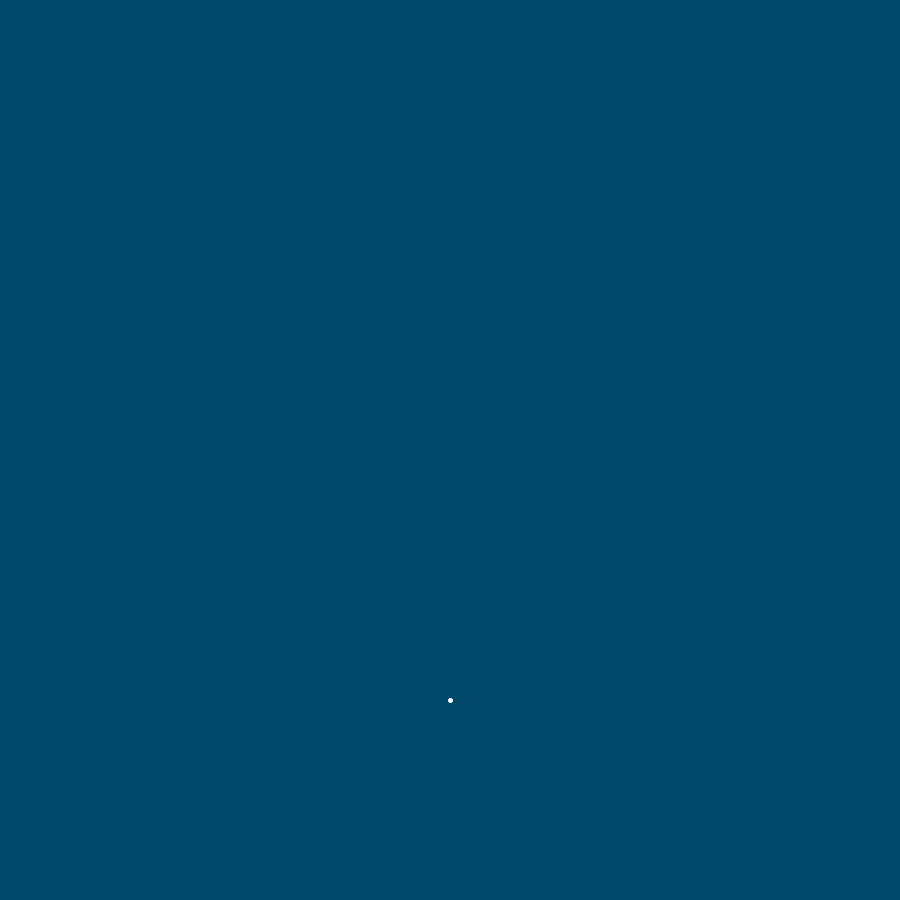
Frame 1 (no input)
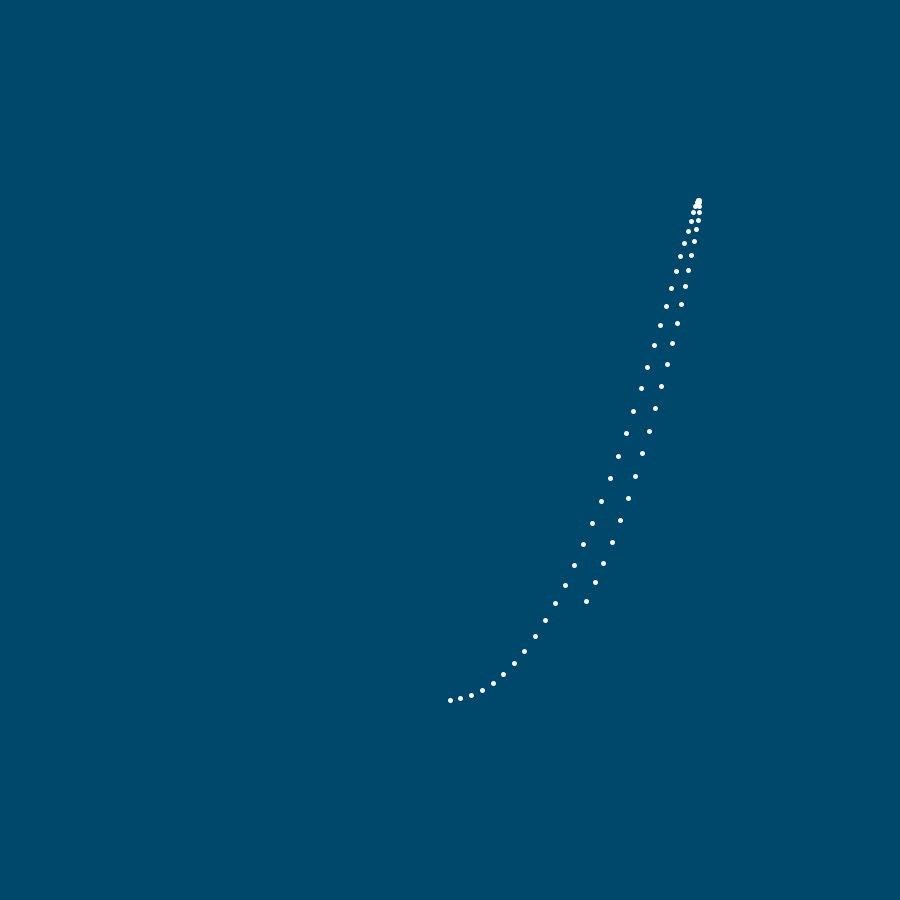
Frame 60 (the mouse pressed at the canvas centre just before this capture)
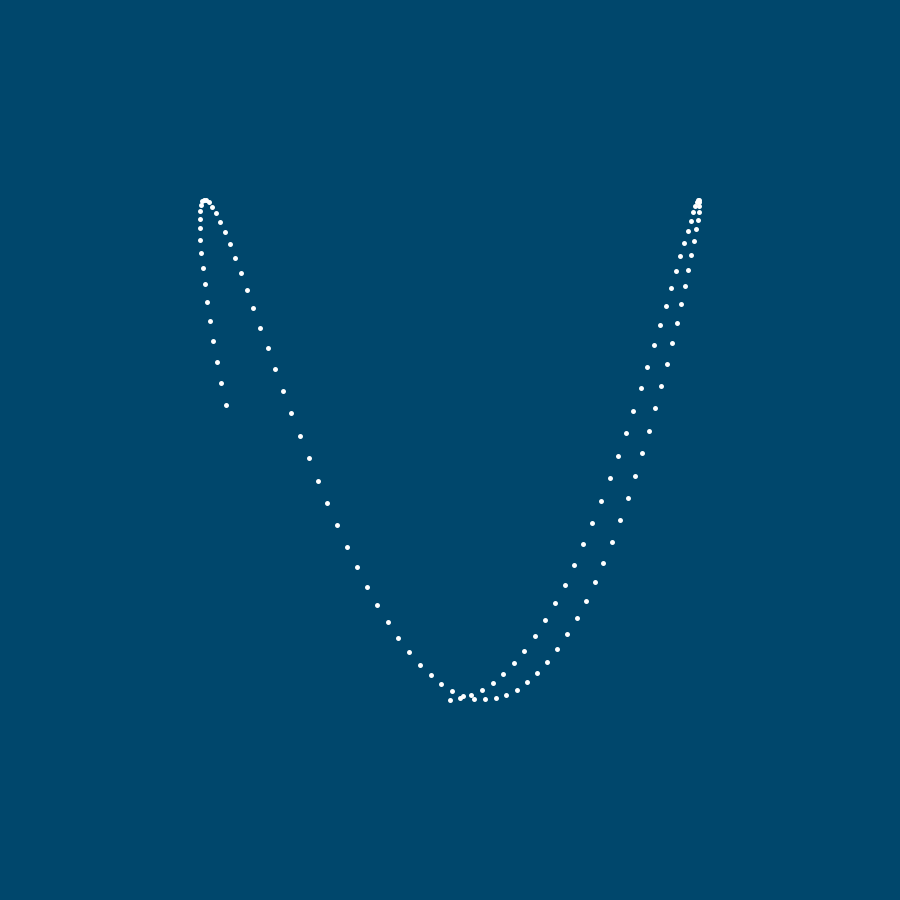
Frame 120 (the mouse held since frame 60 and released just before this capture)

The Processing sketch that drew these frames (run headless with seeded random() and noise(); from frame 60 on, the mouse is pressed at the canvas centre):

// Processing sketch: parametricLines
// ── parametricLines.pde
float x,y;
float t = 0;

void setup(){
  size(900,900);
  translate(width/2,height/2);
  background(color(0, 71, 108));
}

void draw(){
  stroke(255);
  strokeWeight(5);
  point(x(t),y(t));
  saveMe();
  t++;
}


float x(float t){
  x = 250*sin(t/23) + width/2;
  return x;
}

float y(float t){
  y = 250*cos(t/11) + height/2;
  return y;
}

void saveMe(){
  if(mousePressed){
    print("saved");
    save("parametricLines.png");
  }
}
